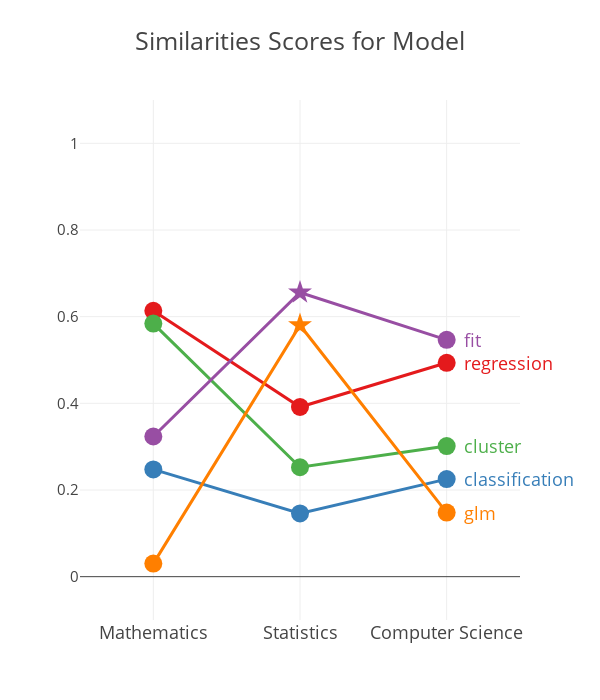

Notebook code for this chart:
### Code cell
word1 = 'model'
test_words = ['regression','classification','cluster','fit','glm']
word1_title = word1_plot_title(word1)

similarity_plots(word1, test_words, word1_title)

### Figure 1 — Plotly figure (JSON) as saved in the notebook; plotly's stock layout.template omitted (floating-point values rounded to 4 significant figures)
{"data": [{"line": {"width": 3}, "marker": {"color": "rgb(228,26,28)", "size": 18, "symbol": ["circle", "circle", "circle"]}, "mode": "markers+lines", "type": "scatter", "x": ["Mathematics", "Statistics", "Computer Science"], "y": ["0.6135295879073355", "0.3915605289165381", "0.4935831518104789"]}, {"line": {"width": 3}, "marker": {"color": "rgb(55,126,184)", "size": 18, "symbol": ["circle", "circle", "circle"]}, "mode": "markers+lines", "type": "scatter", "x": ["Mathematics", "Statistics", "Computer Science"], "y": ["0.2475058933288537", "0.14583876197017048", "0.22516050840373633"]}, {"line": {"width": 3}, "marker": {"color": "rgb(77,175,74)", "size": 18, "symbol": ["circle", "circle", "circle"]}, "mode": "markers+lines", "type": "scatter", "x": ["Mathematics", "Statistics", "Computer Science"], "y": ["0.5839843728733443", "0.252512276096998", "0.3013740522487436"]}, {"line": {"width": 3}, "marker": {"color": "rgb(152,78,163)", "size": 18, "symbol": ["circle", "star", "circle"]}, "mode": "markers+lines", "type": "scatter", "x": ["Mathematics", "Statistics", "Computer Science"], "y": ["0.32343772907149093", "0.6557769499188459", "0.5465825149223631"]}, {"line": {"width": 3}, "marker": {"color": "rgb(255,127,0)", "size": 18, "symbol": ["circle", "star", "circle"]}, "mode": "markers+lines", "type": "scatter", "x": ["Mathematics", "Statistics", "Computer Science"], "y": ["0.030167930581465136", "0.5802960324483566", "0.14779950358368707"]}], "layout": {"annotations": [{"font": {"color": "rgb(228,26,28)", "size": 18}, "showarrow": false, "text": "regression", "x": "Computer Science", "xanchor": "left", "xshift": 15.4, "y": "0.4935831518104789"}, {"font": {"color": "rgb(55,126,184)", "size": 18}, "showarrow": false, "text": "classification", "x": "Computer Science", "xanchor": "left", "xshift": 15.4, "y": "0.22516050840373633"}, {"font": {"color": "rgb(77,175,74)", "size": 18}, "showarrow": false, "text": "cluster", "x": "Computer Science", "xanchor": "left", "xshift": 15.4, "y": "0.3013740522487436"}, {"font": {"color": "rgb(152,78,163)", "size": 18}, "showarrow": false, "text": "fit", "x": "Computer Science", "xanchor": "left", "xshift": 15.4, "y": "0.5465825149223631"}, {"font": {"color": "rgb(255,127,0)", "size": 18}, "showarrow": false, "text": "glm", "x": "Computer Science", "xanchor": "left", "xshift": 15.4, "y": "0.14779950358368707"}], "autosize": false, "height": 700, "showlegend": false, "title": "Similarities Scores for Model", "titlefont": {"size": 25}, "width": 600, "xaxis": {"range": [-0.5, 2.5], "showgrid": true, "showticklabels": true, "tickfont": {"size": 18}, "tickvals": [0, 1, 2], "zeroline": false}, "yaxis": {"range": [-0.1, 1.1], "showgrid": true, "showticklabels": true, "tickfont": {"size": 15}, "zeroline": true}}}
